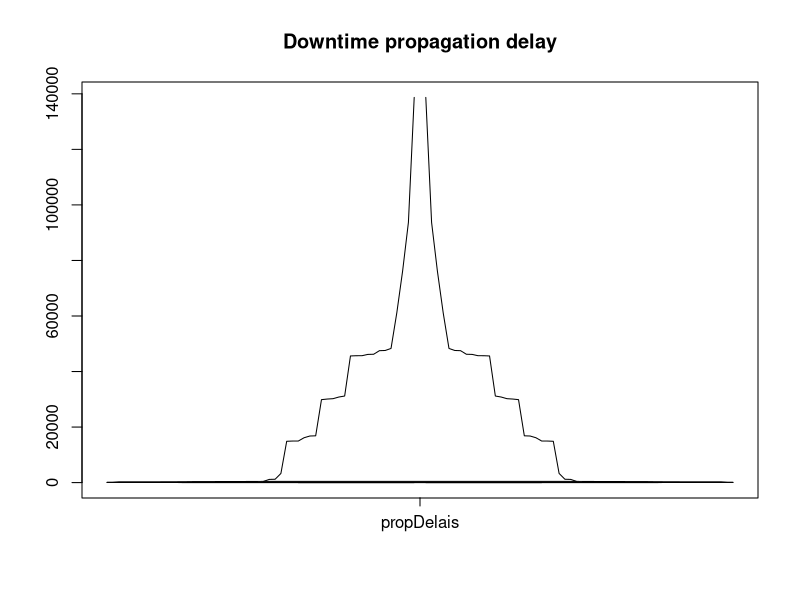
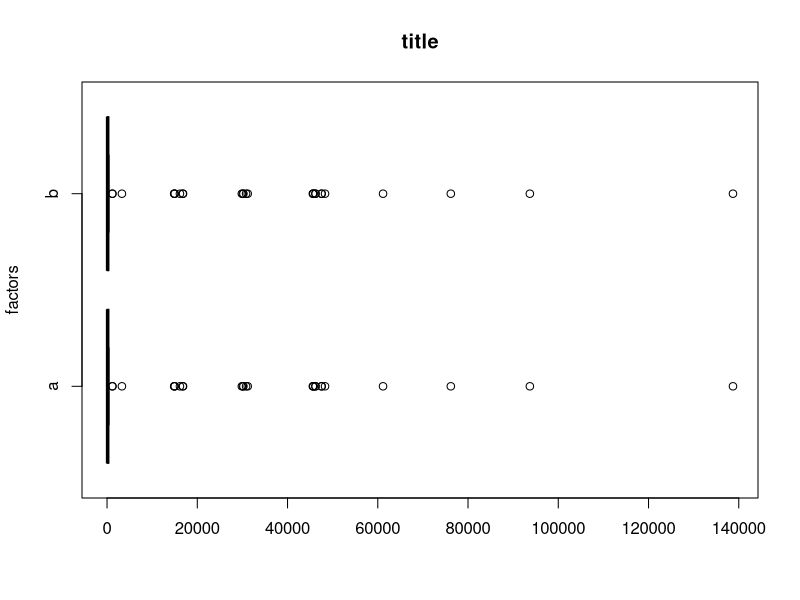

Source code (R) for these figures, in order:
propDelais <- c(0,0,45697,76188,0,46164,45691,399,46218,61167,47505,85,48310,45607,138715,30816,301,47579,0,0,14966,0,14961,16775,14876,85,16848,31175,0,1152,1205,412,16155,3298,111,93703,314,0,0,0,384,75,279,0,0,0,382,60,278,0,0,0,376,58,273,0,0,0,404,54,330,0,0,0,371,45,259,0,0,0,364,46,260,0,0,0,378,43,260,0,0,0,360,44,286,0,0,0,385,40,271,0,0,0,362,40,256,0,0,0,430,71,255,0,30221,29872,30087)
netSize <- c(0,0,0,0,0,0,0,0,0,0,0,0,0,0,0,0,0,0,0,0,0,0,0,0,0,0,0,0,0,0,0,0,0,0,0,0,0,0,0,0)


library(Hmisc)
bpplot(propDelais,main="Downtime propagation delay")
boxplot(propDelais, propDelais, names = c("a", "b"), horizontal = TRUE, ylab = "factors", main = "title")
